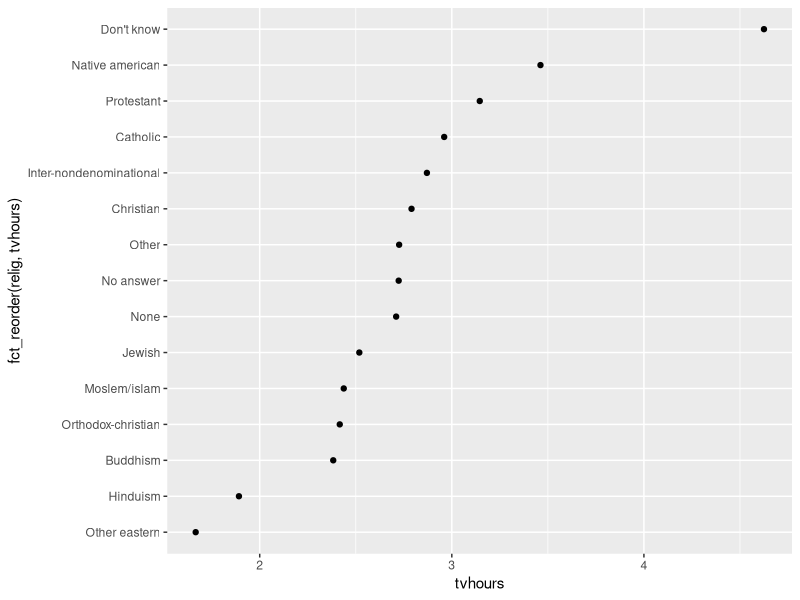
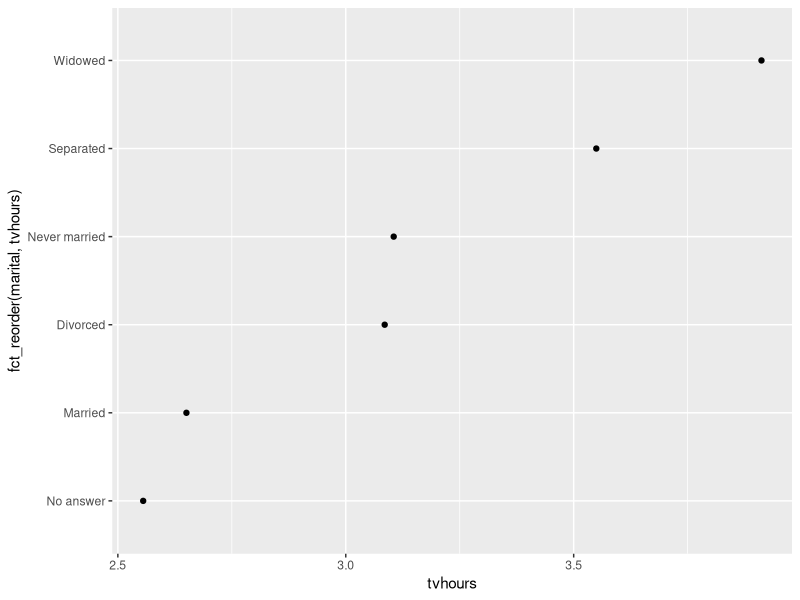

The R script that drew these images, in order:
## ---- chunk 1
knitr::opts_chunk$set(echo = TRUE, 
                      size = "small", 
                      collapse = TRUE, 
                      comment = NA, 
                      warning = FALSE, 
                      message = FALSE,
                      error = TRUE)

# load the necessary libraries
library(tidyverse)
library(tidyr)
library(forcats)
## ---- chunk 2
set.seed(123)
students <- tibble(
  id = 1:24,
  grade = sample(c("9th", "10th", "11th"), 24, replace = TRUE),
  region = sample(c("North America", "Europe", "Asia", "South America", "Middle East", "Africa"), 24, replace = TRUE),
  score = round(runif(24,50, 100))
)
## ---- chunk 3
students_a <- students %>%
  mutate(grade_factor = factor(grade)) %>%
  mutate(grade_factor = 
           fct_relevel(grade_factor, 
                       c("9th", "10th", "11th")))
levels(students_a$grade_factor)
## ---- chunk 4
students_b <- students_a %>% mutate(region_factor = factor(region)) %>%
  mutate(region_collapsed =
           fct_collapse(region_factor, Americas = c("North America", "South America"),
                        EMEA = c("Europe", "Middle East", "Africa"),
                        Asia = c("Asia"))) %>% 
count(region_collapsed) #alternate for group by and summarize
students_b
## ---- chunk 5
students_c <- students_a %>%
  mutate(grade_infrequent = grade_factor) %>% 
  mutate(grade_infrequent = fct_infreq(grade_infrequent))

students_c
students_a %>%  mutate(grade_infreq = grade_factor) %>%  count(grade_infreq)
## ---- chunk 6
students_d <- students_a %>% 
  mutate(grade_lumped = fct_lump(grade_factor, n = 1, other_level = "others")) %>%  count(grade_lumped)

students_d
## ---- chunk 7
# import gss_cat dataset from forcats library
forcats::gss_cat
## ---- chunk 8
# your r-code

gss_cat %>% drop_na(tvhours) %>% 
  group_by(relig) %>% 
  summarise(tvhours = mean(tvhours, na.rm = TRUE)) %>% 
  ggplot(aes(x = tvhours, y = fct_reorder(relig, tvhours))) + geom_point()
 
## ---- chunk 9
# your r-code

gss_cat %>% drop_na(tvhours) %>% 
  group_by(marital) %>% 
  summarise(tvhours = mean(tvhours, na.rm = TRUE)) %>% 
  ggplot(aes(x = tvhours, y = fct_reorder(marital, tvhours))) + geom_point()
 

## ---- chunk 10
# your r-code

gss_cat %>% mutate(marital_collapsed = 
                     fct_collapse(marital,
                                  Married = c("Married", "Separated"),
                                  Not_married = c("Never Married", "Divorced", "Widowed"),
                                  No_answer = c("No answer")))
 
  

